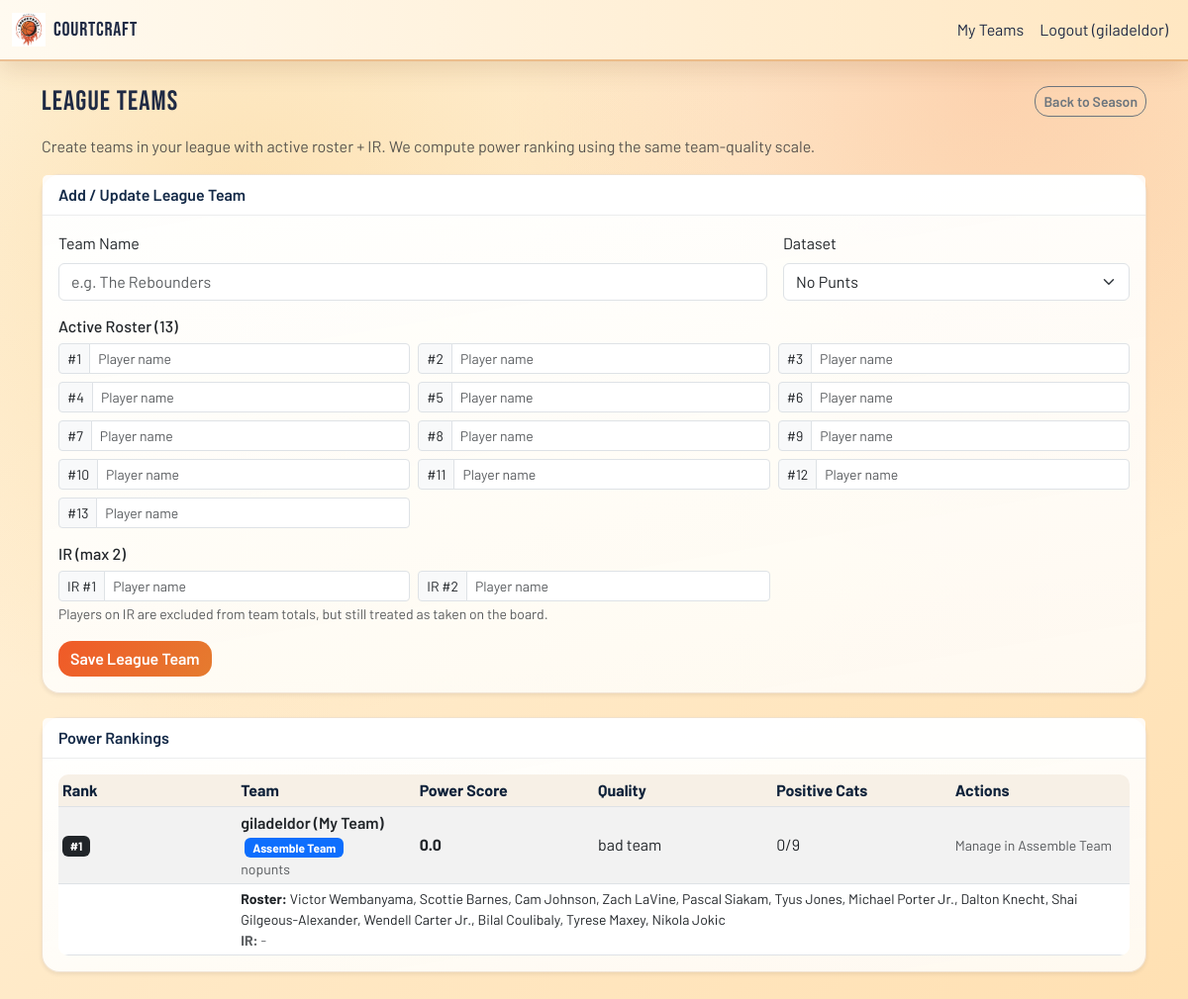
The page /season/24-25/league-teams (signed in) on the database as committed earlier.
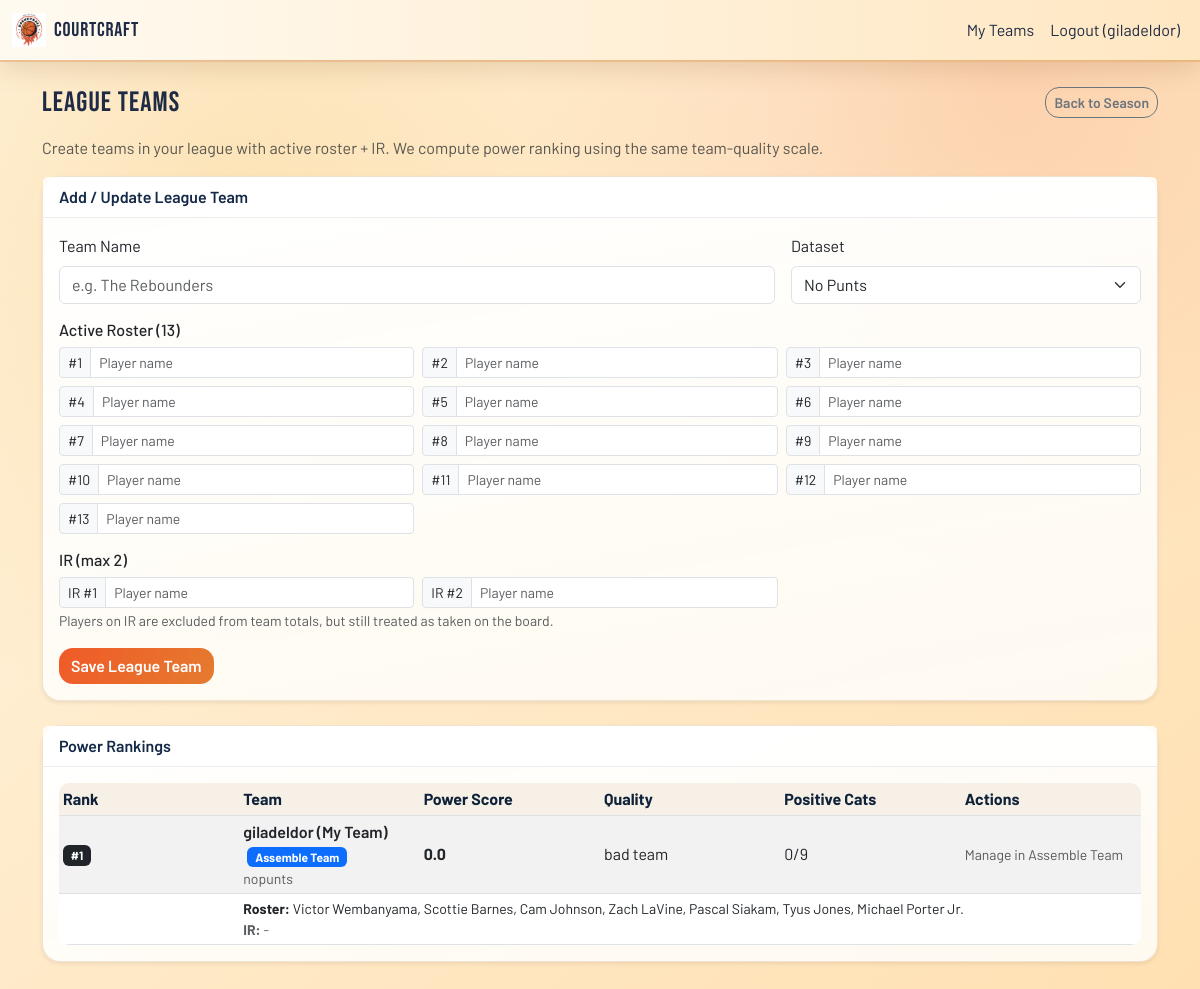
The same page on the database as committed later.
### tables this page shows
CREATE TABLE "teams" (
	id INTEGER NOT NULL, 
	user_id INTEGER NOT NULL, 
	season VARCHAR(32) NOT NULL, 
	players TEXT NOT NULL, 
	data_type VARCHAR(32) NOT NULL, 
	created_at DATETIME NOT NULL, ir_players TEXT NOT NULL DEFAULT '[]', 
	PRIMARY KEY (id), 
	FOREIGN KEY(user_id) REFERENCES users (id)
);

### app.py (the view, shortened to what this page needs)
@app.route("/season/<season>/league-teams", methods=["GET", "POST"])
def league_teams_page(season):
    formatted = season.replace("-", "/")
    user_id = session.get("user_id")
    form_data_type = request.form.get("data_type", "nopunts") if request.method == "POST" else "nopunts"
    form_team_name = (request.form.get("team_name") or "").strip() if request.method == "POST" else ""
    form_players = [request.form.get(f"player{i}", "").strip() for i in range(1, 14)] if request.method == "POST" else [""] * 13
    form_ir_players = [request.form.get("ir1", "").strip(), request.form.get("ir2", "").strip()] if request.method == "POST" else ["", ""]
    edit_team_id = (request.form.get("edit_team_id") or "").strip() if request.method == "POST" else (request.args.get("edit") or "").strip()
    rows = []
    if user_id:
        db = get_db()
        rows = list(db.execute(
            "SELECT id, team_name, players, ir_players, data_type, created_at FROM league_teams WHERE season=? AND (user_id=? OR user_id IS NULL) ORDER BY created_at DESC",
            (season, user_id),
        ).fetchall())
    if user_id:
        my_row = db.execute(
            "SELECT players, ir_players, data_type, created_at FROM teams WHERE user_id=? AND season=? ORDER BY datetime(created_at) DESC LIMIT 1",
            (user_id, season),
        ).fetchone()
        if my_row:
            rows.append({
                "id": None,
                "team_name": f"{session.get('user', 'My Team')} (My Team)",
                "players": my_row["players"],
                "ir_players": my_row["ir_players"],
                "data_type": my_row["data_type"],
                "created_at": my_row["created_at"],
                "is_my_team": True,
            })
    power_rankings = _compute_league_power_rankings(season, rows)
    return render_template(
        "league_teams.html",
        season=formatted,
        season_url=season,
        can_manage=bool(user_id),
        data_type=form_data_type,
        form_team_name=form_team_name,
        form_players=form_players,
        form_ir_players=form_ir_players,
        edit_team_id=edit_team_id,
        power_rankings=power_rankings,
    )

### app.py (called while the page is built, shortened)
def get_db():
    conn = sqlite3.connect(DATABASE)
    conn.row_factory = sqlite3.Row
    return conn

@app.context_processor
def inject_globals():
    return {
        'current_year': datetime.now().year,
        'logged_in_user': session.get("user"),
        'player_headshot_url': player_headshot_url,
    }

def _read_rankings_cached(path: str):
    if not path or not os.path.exists(path):
        return None

def _load_df_for_recs(season: str, preferred_type: str):
    order = []
    if preferred_type in ("nopunts","tovpunt"): order.append(preferred_type)
    if "nopunts" not in order: order.append("nopunts")
    if "tovpunt" not in order: order.append("tovpunt")
    for t in order:
        try:
            path = os.path.join(os.path.dirname(__file__), data_dirs[t], data_files[season][t])
        except KeyError:
            continue
        df = _read_rankings_cached(path)
        if df is not None:
            return df, t
    return None, preferred_type or "nopunts"

### templates/league_teams.html (shortened to what the changed rows need)
{% extends 'base.html' %}
{% block content %}
<form method="post" class="card shadow-sm mb-4" {% if not can_manage %}style="opacity:.65;pointer-events:none;"{% endif %}>
  <div class="card-body">
    <div class="mb-3">
      <div class="row g-2">
        {% for i in range(1,14) %}
          {% set val = (form_players[i-1] if form_players and form_players|length >= i else '') %}
          <div class="col-12 col-sm-6 col-lg-4">
            <div class="input-group input-group-sm">
              <span class="input-group-text">#{{ i }}</span>
              <input name="player{{ i }}" value="{{ val }}" class="form-control" list="allPlayers" autocomplete="off" placeholder="Player name">
            </div>
          </div>
        {% endfor %}
      </div>
    </div>
  </div>
</form>
<div class="card shadow-sm mb-4">
  <div class="card-body">
    {% if power_rankings and power_rankings|length > 0 %}
      <div class="table-responsive">
        <table class="table table-striped table-sm align-middle mb-0">
          <thead>
            <tr>
              <th>Rank</th>
              <th>Team</th>
              <th>Power Score</th>
              <th>Quality</th>
              <th>Positive Cats</th>
              <th>Actions</th>
            </tr>
          </thead>
          <tbody>
            {% for t in power_rankings %}
              <tr>
                <td><span class="badge text-bg-dark">#{{ t.power_rank }}</span></td>
                <td>
                  <div class="fw-semibold">
                    {% if t.is_my_team %}
                      {{ t.team_name }} <span class="badge text-bg-primary ms-1">Assemble Team</span>
                    {% else %}
                      <a href="{{ url_for('league_teams_page', season=season_url, edit=t.id) }}">{{ t.team_name }}</a>
                    {% endif %}
                  </div>
                  <div class="small text-muted">{{ t.data_type }}</div>
                </td>
                <td><strong>{{ t.power_score }}</strong></td>
                <td>{{ t.analysis }}</td>
                <td>{{ t.positive_cats }}/9</td>
                <td>
                  {% if t.is_my_team %}
                    <span class="text-muted small">Manage in Assemble Team</span>
                  {% else %}
                    <form method="post" class="d-inline">
                      <input type="hidden" name="action" value="delete" />
                      <input type="hidden" name="team_id" value="{{ t.id }}" />
                      <button type="submit" class="btn btn-sm btn-outline-danger">Delete</button>
                    </form>
                  {% endif %}
                </td>
              </tr>
              <tr>
                <td></td>
                <td colspan="5">
                  <div class="small"><strong>Roster:</strong> {{ t.players|join(', ') if t.players else '-' }}</div>
                  <div class="small text-muted"><strong>IR:</strong> {{ t.ir_players|join(', ') if t.ir_players else '-' }}</div>
                </td>
              </tr>
            {% endfor %}
          </tbody>
        </table>
      </div>
    {% else %}
      <div class="text-muted">No league teams saved yet.</div>
    {% endif %}
  </div>
</div>
{% endblock %}

Rows that differ between the two databases and show on the page:
no longer on this page (row edited): teams: power_rank "1", team_name "giladeldor (My Team)", data_type "nopunts", power_score "0.0", analysis "bad team", positive_cats "0", players "Victor Wembanyama, Scottie Barnes, Cam Johnson, Zach LaVine, Pascal Siakam, Tyus Jones, Michael Porter Jr., Dalton Knecht, Shai Gilgeous-Alexander, Wendell Carter Jr., Bilal Coulibaly, Tyrese Maxey, Nikola Jokic", ir_players "-"
now on this page (row edited): teams: power_rank "1", team_name "giladeldor (My Team)", data_type "nopunts", power_score "0.0", analysis "bad team", positive_cats "0", players "Victor Wembanyama, Scottie Barnes, Cam Johnson, Zach LaVine, Pascal Siakam, Tyus Jones, Michael Porter Jr.", ir_players "-"
